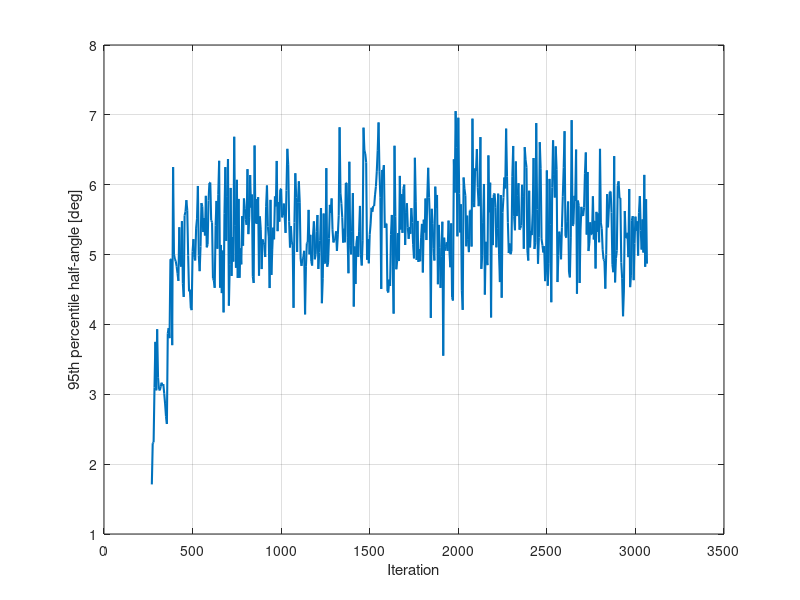

Recreate this plot in MATLAB.
S = load('divergence_data.mat');
plot(S.iter_history_out, S.div_history_deg, 'LineWidth', 1.5);
grid on;
xlabel('Iteration');
ylabel('95th percentile half-angle [deg]');
